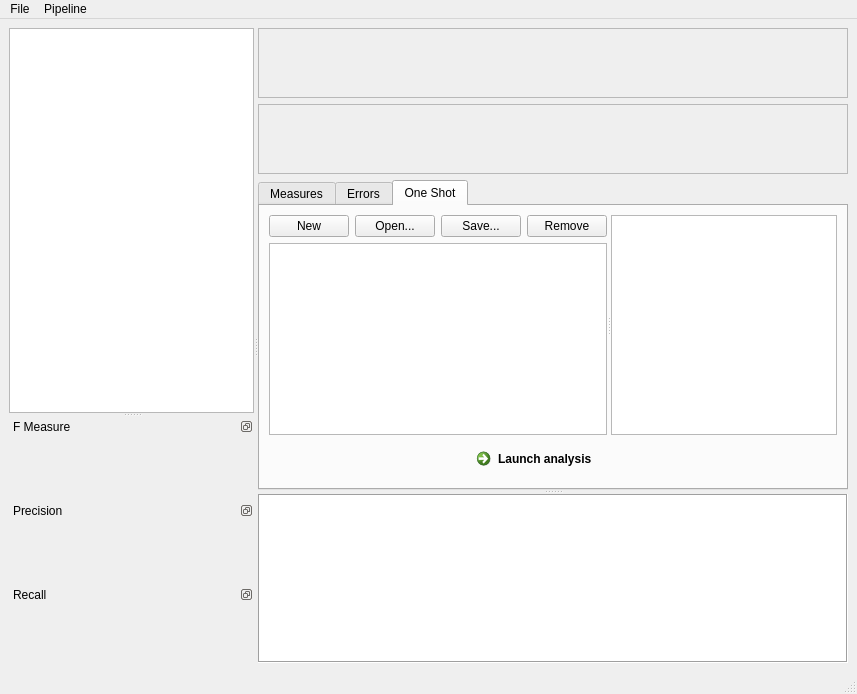
<?xml version="1.0" encoding="UTF-8"?>

<!--
Copyright 2002-2013 CEA LIST
SPDX-FileCopyrightText: 2022 CEA LIST <gael.de-chalendar@cea.fr>

SPDX-License-Identifier: MIT
-->

<ui version="4.0">
 <class>BenchmarkingToolWindow</class>
 <widget class="QMainWindow" name="BenchmarkingToolWindow">
  <property name="geometry">
   <rect>
    <x>0</x>
    <y>0</y>
    <width>857</width>
    <height>694</height>
   </rect>
  </property>
  <property name="acceptDrops">
   <bool>false</bool>
  </property>
  <property name="windowTitle">
   <string>Benchmarking Tool - Pelf</string>
  </property>
  <widget class="QWidget" name="centralwidget">
   <layout class="QGridLayout" name="gridLayout_4">
    <item row="0" column="0">
     <widget class="QSplitter" name="pipelineSplitter">
      <property name="orientation">
       <enum>Qt::Horizontal</enum>
      </property>
      <widget class="QSplitter" name="pipeGraphsSplitter">
       <property name="orientation">
        <enum>Qt::Vertical</enum>
       </property>
       <widget class="Lima::Pelf::PipelineWidget" name="pipelineView">
        <property name="enabled">
         <bool>true</bool>
        </property>
        <property name="sizePolicy">
         <sizepolicy hsizetype="Preferred" vsizetype="Expanding">
          <horstretch>1</horstretch>
          <verstretch>0</verstretch>
         </sizepolicy>
        </property>
        <property name="showDropIndicator" stdset="0">
         <bool>false</bool>
        </property>
        <property name="dragEnabled">
         <bool>true</bool>
        </property>
        <property name="dragDropMode">
         <enum>QAbstractItemView::InternalMove</enum>
        </property>
        <property name="selectionMode">
         <enum>QAbstractItemView::SingleSelection</enum>
        </property>
        <property name="selectionBehavior">
         <enum>QAbstractItemView::SelectItems</enum>
        </property>
        <property name="movement">
         <enum>QListView::Snap</enum>
        </property>
       </widget>
       <widget class="QWidget" name="layoutWidget">
        <layout class="QVBoxLayout" name="verticalLayout_7">
         <item>
          <widget class="QDockWidget" name="fmeasureGraphView">
           <property name="sizePolicy">
            <sizepolicy hsizetype="Expanding" vsizetype="Expanding">
             <horstretch>0</horstretch>
             <verstretch>0</verstretch>
            </sizepolicy>
           </property>
           <property name="floating">
            <bool>false</bool>
           </property>
           <property name="features">
            <set>QDockWidget::DockWidgetFloatable|QDockWidget::DockWidgetMovable</set>
           </property>
           <property name="windowTitle">
            <string>F Measure</string>
           </property>
           <widget class="QWidget" name="dockWidgetContents">
            <layout class="QGridLayout" name="gridLayout_2">
             <item row="0" column="0">
              <widget class="QwtPlot" name="fmeasureQwtPlot"/>
             </item>
            </layout>
           </widget>
          </widget>
         </item>
         <item>
          <widget class="QDockWidget" name="precisionGraphView">
           <property name="sizePolicy">
            <sizepolicy hsizetype="Expanding" vsizetype="Expanding">
             <horstretch>0</horstretch>
             <verstretch>0</verstretch>
            </sizepolicy>
           </property>
           <property name="features">
            <set>QDockWidget::DockWidgetFloatable|QDockWidget::DockWidgetMovable</set>
           </property>
           <property name="windowTitle">
            <string>Precision</string>
           </property>
           <widget class="QWidget" name="dockWidgetContents_2">
            <layout class="QVBoxLayout" name="verticalLayout_3">
             <item>
              <widget class="QwtPlot" name="precisionQwtPlot"/>
             </item>
            </layout>
           </widget>
          </widget>
         </item>
         <item>
          <widget class="QDockWidget" name="recallGraphView">
           <property name="sizePolicy">
            <sizepolicy hsizetype="Expanding" vsizetype="Expanding">
             <horstretch>0</horstretch>
             <verstretch>0</verstretch>
            </sizepolicy>
           </property>
           <property name="features">
            <set>QDockWidget::DockWidgetFloatable|QDockWidget::DockWidgetMovable</set>
           </property>
           <property name="windowTitle">
            <string>Recall</string>
           </property>
           <widget class="QWidget" name="dockWidgetContents_3">
            <layout class="QGridLayout" name="gridLayout">
             <item row="0" column="0">
              <widget class="QwtPlot" name="recallQwtPlot"/>
             </item>
            </layout>
           </widget>
          </widget>
         </item>
        </layout>
       </widget>
      </widget>
      <widget class="QSplitter" name="outputSplitter">
       <property name="orientation">
        <enum>Qt::Vertical</enum>
       </property>
       <widget class="QWidget" name="layoutWidget">
        <layout class="QVBoxLayout" name="verticalLayout_6">
         <item>
          <layout class="QVBoxLayout" name="verticalLayout_5">
           <item>
            <widget class="QScrollArea" name="scrollArea">
             <property name="sizePolicy">
              <sizepolicy hsizetype="Expanding" vsizetype="Preferred">
               <horstretch>0</horstretch>
               <verstretch>1</verstretch>
              </sizepolicy>
             </property>
             <property name="widgetResizable">
              <bool>true</bool>
             </property>
             <widget class="QWidget" name="dimensionsConstsWidget">
              <property name="geometry">
               <rect>
                <x>0</x>
                <y>0</y>
                <width>561</width>
                <height>60</height>
               </rect>
              </property>
             </widget>
            </widget>
           </item>
           <item>
            <widget class="QScrollArea" name="scrollArea_2">
             <property name="sizePolicy">
              <sizepolicy hsizetype="Expanding" vsizetype="Preferred">
               <horstretch>0</horstretch>
               <verstretch>2</verstretch>
              </sizepolicy>
             </property>
             <property name="widgetResizable">
              <bool>true</bool>
             </property>
             <widget class="QWidget" name="dimensionsRelsWidget">
              <property name="geometry">
               <rect>
                <x>0</x>
                <y>0</y>
                <width>561</width>
                <height>60</height>
               </rect>
              </property>
             </widget>
            </widget>
           </item>
          </layout>
         </item>
         <item>
          <widget class="QTabWidget" name="tabWidget">
           <property name="currentIndex">
            <number>2</number>
           </property>
           <widget class="QWidget" name="measuresTab">
            <attribute name="title">
             <string>Measures</string>
            </attribute>
            <layout class="QGridLayout" name="gridLayout_3">
             <item row="1" column="0">
              <widget class="QSplitter" name="measuresSplitter">
               <property name="orientation">
                <enum>Qt::Horizontal</enum>
               </property>
               <widget class="QWidget" name="layoutWidget">
                <layout class="QVBoxLayout" name="verticalLayout">
                 <item>
                  <layout class="QHBoxLayout" name="horizontalLayout">
                   <item>
                    <widget class="QComboBox" name="pipelineUnitDisplayCb">
                     <item>
                      <property name="text">
                       <string>All pipeline units</string>
                      </property>
                     </item>
                    </widget>
                   </item>
                   <item>
                    <widget class="QComboBox" name="measureDisplayCb">
                     <item>
                      <property name="text">
                       <string>F-Measure</string>
                      </property>
                     </item>
                     <item>
                      <property name="text">
                       <string>Precision</string>
                      </property>
                     </item>
                     <item>
                      <property name="text">
                       <string>Recall</string>
                      </property>
                     </item>
                     <item>
                      <property name="text">
                       <string>Global error rate</string>
                      </property>
                     </item>
                     <item>
                      <property name="text">
                       <string>Precision error rate</string>
                      </property>
                     </item>
                     <item>
                      <property name="text">
                       <string>Recall error rate</string>
                      </property>
                     </item>
                     <item>
                      <property name="text">
                       <string>Number correct</string>
                      </property>
                     </item>
                     <item>
                      <property name="text">
                       <string>Number found</string>
                      </property>
                     </item>
                     <item>
                      <property name="text">
                       <string>Number correct found</string>
                      </property>
                     </item>
                     <item>
                      <property name="text">
                       <string>Number correct not found</string>
                      </property>
                     </item>
                     <item>
                      <property name="text">
                       <string>Number incorrect found</string>
                      </property>
                     </item>
                    </widget>
                   </item>
                  </layout>
                 </item>
                 <item>
                  <widget class="Lima::Pelf::ResultsWidget" name="resultsView">
                   <property name="sizePolicy">
                    <sizepolicy hsizetype="Expanding" vsizetype="Expanding">
                     <horstretch>1</horstretch>
                     <verstretch>0</verstretch>
                    </sizepolicy>
                   </property>
                   <property name="selectionMode">
                    <enum>QAbstractItemView::SingleSelection</enum>
                   </property>
                   <property name="selectionBehavior">
                    <enum>QAbstractItemView::SelectRows</enum>
                   </property>
                  </widget>
                 </item>
                </layout>
               </widget>
              </widget>
             </item>
            </layout>
           </widget>
           <widget class="QWidget" name="errorsTab">
            <attribute name="title">
             <string>Errors</string>
            </attribute>
            <layout class="QGridLayout" name="gridLayout_9">
             <item row="0" column="0">
              <widget class="QSplitter" name="errorsSplitter">
               <property name="orientation">
                <enum>Qt::Horizontal</enum>
               </property>
               <widget class="QTreeWidget" name="statementsTree">
                <property name="alternatingRowColors">
                 <bool>true</bool>
                </property>
                <property name="selectionMode">
                 <enum>QAbstractItemView::ExtendedSelection</enum>
                </property>
                <property name="autoExpandDelay">
                 <number>0</number>
                </property>
                <property name="indentation">
                 <number>10</number>
                </property>
                <property name="itemsExpandable">
                 <bool>true</bool>
                </property>
                <property name="sortingEnabled">
                 <bool>true</bool>
                </property>
                <property name="animated">
                 <bool>true</bool>
                </property>
                <property name="columnCount">
                 <number>3</number>
                </property>
                <column>
                 <property name="text">
                  <string notr="true">File</string>
                 </property>
                 <property name="font">
                  <font>
                   <weight>75</weight>
                   <bold>true</bold>
                  </font>
                 </property>
                </column>
                <column>
                 <property name="text">
                  <string>ID</string>
                 </property>
                 <property name="font">
                  <font>
                   <weight>75</weight>
                   <bold>true</bold>
                  </font>
                 </property>
                </column>
                <column>
                 <property name="text">
                  <string>Text</string>
                 </property>
                 <property name="font">
                  <font>
                   <weight>75</weight>
                   <bold>true</bold>
                  </font>
                 </property>
                </column>
               </widget>
               <widget class="QTableWidget" name="errorsTable">
                <property name="alternatingRowColors">
                 <bool>true</bool>
                </property>
                <property name="selectionBehavior">
                 <enum>QAbstractItemView::SelectColumns</enum>
                </property>
                <property name="sortingEnabled">
                 <bool>true</bool>
                </property>
                <property name="columnCount">
                 <number>3</number>
                </property>
                <column>
                 <property name="text">
                  <string>Type</string>
                 </property>
                 <property name="font">
                  <font>
                   <weight>75</weight>
                   <bold>true</bold>
                  </font>
                 </property>
                </column>
                <column>
                 <property name="text">
                  <string>Dimension</string>
                 </property>
                 <property name="font">
                  <font>
                   <weight>75</weight>
                   <bold>true</bold>
                  </font>
                 </property>
                </column>
                <column>
                 <property name="text">
                  <string>Name</string>
                 </property>
                 <property name="font">
                  <font>
                   <weight>75</weight>
                   <bold>true</bold>
                  </font>
                 </property>
                 <property name="foreground">
                  <brush brushstyle="SolidPattern">
                   <color alpha="255">
                    <red>0</red>
                    <green>0</green>
                    <blue>0</blue>
                   </color>
                  </brush>
                 </property>
                </column>
               </widget>
              </widget>
             </item>
            </layout>
           </widget>
           <widget class="QWidget" name="oneShotTab">
            <attribute name="title">
             <string>One Shot</string>
            </attribute>
            <layout class="QGridLayout" name="gridLayout_5">
             <item row="0" column="0">
              <widget class="QSplitter" name="textFilesSplitter">
               <property name="orientation">
                <enum>Qt::Horizontal</enum>
               </property>
               <widget class="QWidget" name="layoutWidget">
                <layout class="QVBoxLayout" name="verticalLayout_2">
                 <item>
                  <layout class="QHBoxLayout" name="horizontalLayout_2">
                   <item>
                    <widget class="QPushButton" name="newFileButton">
                     <property name="text">
                      <string>New</string>
                     </property>
                     <property name="icon">
                      <iconset>
                       <normaloff>../../../../../../../usr/share/icons/default.kde4/32x32/actions/document-new.png</normaloff>../../../../../../../usr/share/icons/default.kde4/32x32/actions/document-new.png</iconset>
                     </property>
                    </widget>
                   </item>
                   <item>
                    <widget class="QPushButton" name="choseFileButton">
                     <property name="text">
                      <string>Open...</string>
                     </property>
                     <property name="icon">
                      <iconset>
                       <normaloff>../../../../../../../usr/share/icons/default.kde4/32x32/actions/document-open.png</normaloff>../../../../../../../usr/share/icons/default.kde4/32x32/actions/document-open.png</iconset>
                     </property>
                    </widget>
                   </item>
                   <item>
                    <widget class="QPushButton" name="saveFileButton">
                     <property name="text">
                      <string>Save...</string>
                     </property>
                     <property name="icon">
                      <iconset>
                       <normaloff>../../../../../../../usr/share/icons/default.kde4/32x32/actions/document-save.png</normaloff>../../../../../../../usr/share/icons/default.kde4/32x32/actions/document-save.png</iconset>
                     </property>
                    </widget>
                   </item>
                   <item>
                    <widget class="QPushButton" name="removeFileButton">
                     <property name="text">
                      <string>Remove</string>
                     </property>
                     <property name="icon">
                      <iconset>
                       <normaloff>../../../../../../../usr/share/icons/default.kde4/32x32/actions/dialog-close.png</normaloff>../../../../../../../usr/share/icons/default.kde4/32x32/actions/dialog-close.png</iconset>
                     </property>
                    </widget>
                   </item>
                  </layout>
                 </item>
                 <item>
                  <widget class="QListWidget" name="recentFilesList"/>
                 </item>
                </layout>
               </widget>
               <widget class="QTextEdit" name="textToAnalyze"/>
              </widget>
             </item>
             <item row="1" column="0">
              <layout class="QHBoxLayout" name="horizontalLayout_3">
               <item>
                <spacer name="horizontalSpacer_2">
                 <property name="orientation">
                  <enum>Qt::Horizontal</enum>
                 </property>
                 <property name="sizeHint" stdset="0">
                  <size>
                   <width>40</width>
                   <height>20</height>
                  </size>
                 </property>
                </spacer>
               </item>
               <item>
                <widget class="QCommandLinkButton" name="launchAnalysisButton">
                 <property name="sizePolicy">
                  <sizepolicy hsizetype="Preferred" vsizetype="Fixed">
                   <horstretch>0</horstretch>
                   <verstretch>0</verstretch>
                  </sizepolicy>
                 </property>
                 <property name="text">
                  <string>Launch analysis</string>
                 </property>
                </widget>
               </item>
               <item>
                <spacer name="horizontalSpacer_3">
                 <property name="orientation">
                  <enum>Qt::Horizontal</enum>
                 </property>
                 <property name="sizeHint" stdset="0">
                  <size>
                   <width>40</width>
                   <height>20</height>
                  </size>
                 </property>
                </spacer>
               </item>
              </layout>
             </item>
            </layout>
           </widget>
          </widget>
         </item>
        </layout>
       </widget>
       <widget class="QTextBrowser" name="logTextBrowser">
        <property name="sizePolicy">
         <sizepolicy hsizetype="Expanding" vsizetype="Preferred">
          <horstretch>0</horstretch>
          <verstretch>1</verstretch>
         </sizepolicy>
        </property>
        <property name="frameShape">
         <enum>QFrame::Box</enum>
        </property>
       </widget>
      </widget>
     </widget>
    </item>
   </layout>
  </widget>
  <widget class="QMenuBar" name="menubar">
   <property name="geometry">
    <rect>
     <x>0</x>
     <y>0</y>
     <width>857</width>
     <height>24</height>
    </rect>
   </property>
   <widget class="QMenu" name="menuOpen_Pipeline">
    <property name="title">
     <string>File</string>
    </property>
    <addaction name="actionNew"/>
    <addaction name="actionOpen"/>
    <addaction name="actionSave"/>
    <addaction name="actionSave_as"/>
    <addaction name="actionClose"/>
   </widget>
   <widget class="QMenu" name="menuPipeline">
    <property name="title">
     <string>Pipeline</string>
    </property>
    <addaction name="actionAdd_file"/>
    <addaction name="actionClear_files"/>
    <addaction name="separator"/>
    <addaction name="actionConfigure_pipeline"/>
    <addaction name="separator"/>
    <addaction name="actionStart_restart_benchmarking"/>
    <addaction name="actionPause_benchmarking"/>
    <addaction name="actionResume_benchmarking"/>
    <addaction name="actionReset_benchmarking"/>
   </widget>
   <addaction name="menuOpen_Pipeline"/>
   <addaction name="menuPipeline"/>
  </widget>
  <widget class="QStatusBar" name="statusbar"/>
  <action name="actionOpen">
   <property name="text">
    <string>Open...</string>
   </property>
  </action>
  <action name="actionSave_as">
   <property name="text">
    <string>Save as...</string>
   </property>
  </action>
  <action name="actionClose">
   <property name="text">
    <string>Exit</string>
   </property>
  </action>
  <action name="actionAdd_file">
   <property name="text">
    <string>Add file...</string>
   </property>
  </action>
  <action name="actionAdd_set_of_files">
   <property name="text">
    <string>Add set of files...</string>
   </property>
  </action>
  <action name="actionStart_restart_benchmarking">
   <property name="text">
    <string>Start / restart benchmarking</string>
   </property>
  </action>
  <action name="actionPause_benchmarking">
   <property name="text">
    <string>Pause benchmarking</string>
   </property>
  </action>
  <action name="actionResume_benchmarking">
   <property name="text">
    <string>Resume benchmarking</string>
   </property>
  </action>
  <action name="actionReset_benchmarking">
   <property name="text">
    <string>Reset benchmarking</string>
   </property>
  </action>
  <action name="actionClear_files">
   <property name="text">
    <string>Clear files</string>
   </property>
  </action>
  <action name="actionConfigure_pipeline">
   <property name="text">
    <string>Configure pipeline...</string>
   </property>
  </action>
  <action name="actionSave">
   <property name="text">
    <string>Save</string>
   </property>
  </action>
  <action name="actionNew">
   <property name="text">
    <string>New</string>
   </property>
  </action>
 </widget>
 <customwidgets>
  <customwidget>
   <class>QwtPlot</class>
   <extends>QFrame</extends>
   <header>qwt/qwt_plot.h</header>
  </customwidget>
  <customwidget>
   <class>Lima::Pelf::PipelineWidget</class>
   <extends>QListView</extends>
   <header>PipelineWidget.h</header>
  </customwidget>
  <customwidget>
   <class>Lima::Pelf::ResultsWidget</class>
   <extends>QTableView</extends>
   <header>ResultsWidget.h</header>
  </customwidget>
 </customwidgets>
 <resources>
  <include location="leffe-bt-resources.qrc"/>
 </resources>
 <connections>
  <connection>
   <sender>actionClose</sender>
   <signal>triggered()</signal>
   <receiver>BenchmarkingToolWindow</receiver>
   <slot>close()</slot>
   <hints>
    <hint type="sourcelabel">
     <x>-1</x>
     <y>-1</y>
    </hint>
    <hint type="destinationlabel">
     <x>542</x>
     <y>461</y>
    </hint>
   </hints>
  </connection>
 </connections>
</ui>
